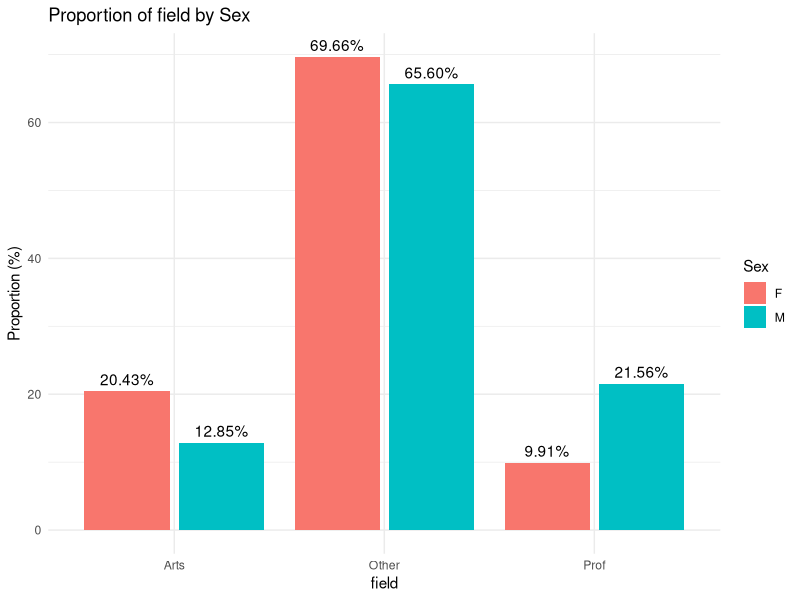
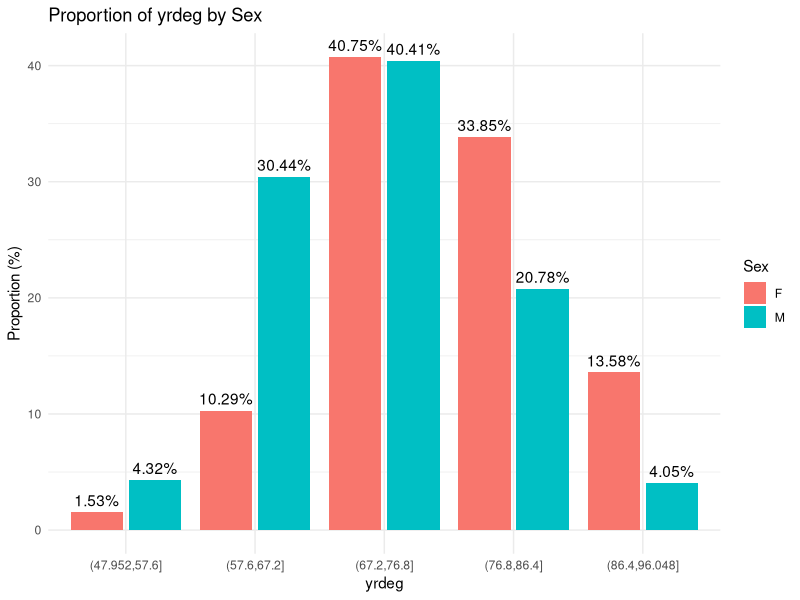
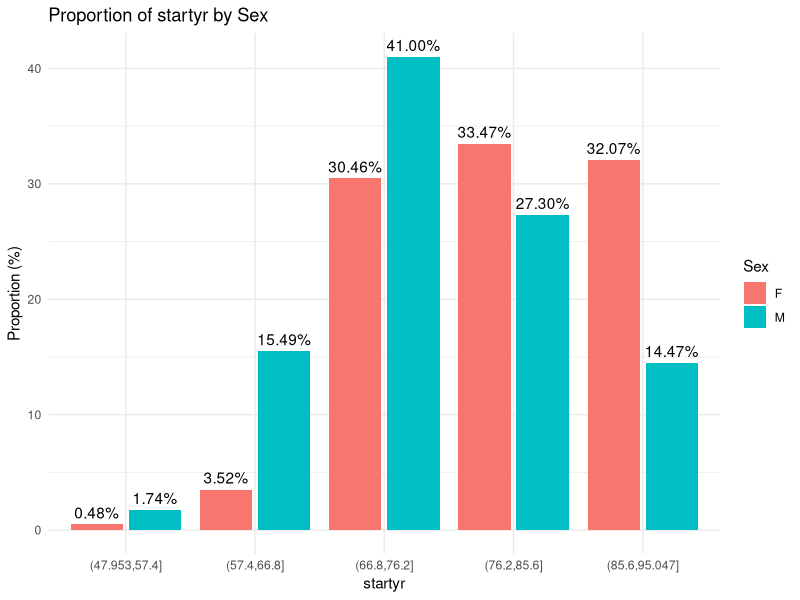
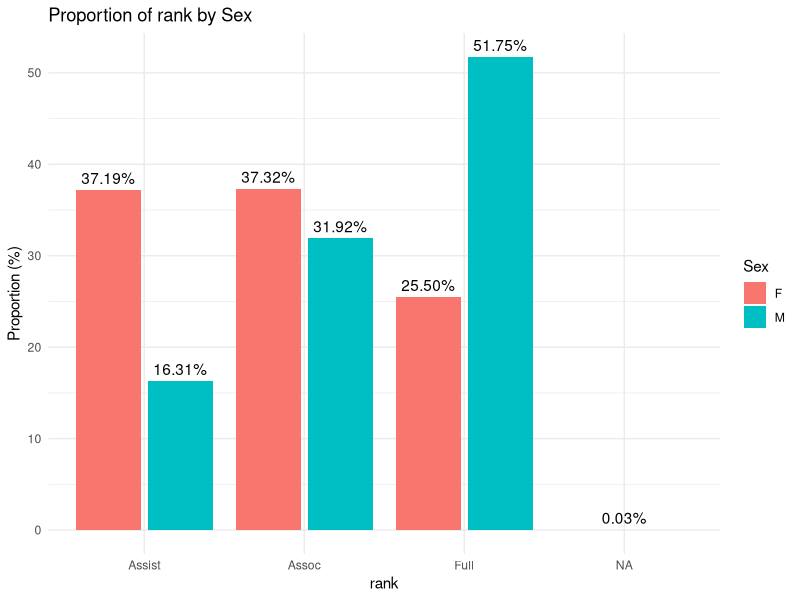
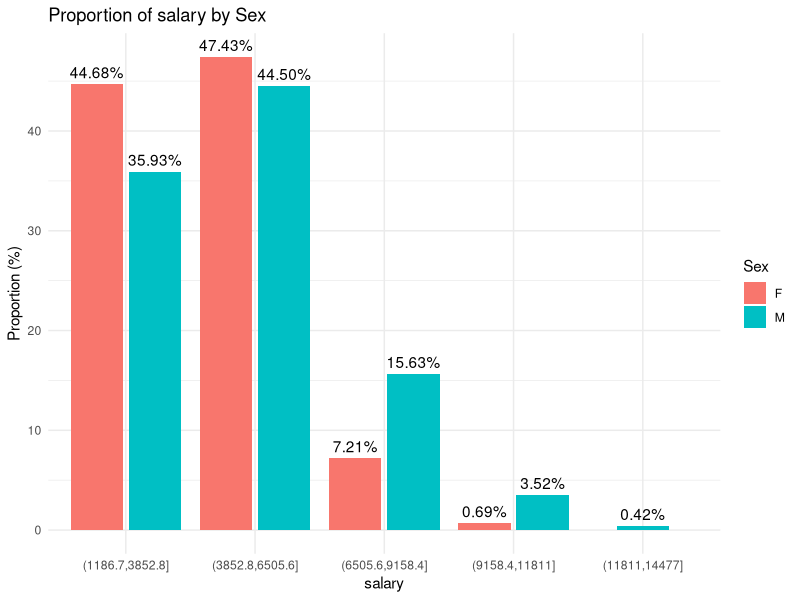

The R script that drew these images, in order: (Note: this script raises an error after producing the figures.)
## ---- chunk 1
df <- read.csv("../salary_csv.txt", header=TRUE, stringsAsFactors=FALSE)
head(df)
## ---- chunk 2
library(ggplot2)
library(dplyr)

# Count total number of M and F in the dataset
total_sex <- df %>% count(sex)

for (stat in c("field", "yrdeg", "startyr", "rank", "salary")) {
  if (stat %in% c("yrdeg", "startyr", "salary")) {

    df <- df %>%
      mutate(binned = cut(!!sym(stat), breaks = 5, dig.lab = 5))
    df %>%
      count(binned, sex) %>%
      left_join(total_sex, by = "sex", suffix = c("", "_total")) %>%
      mutate(prop = n / n_total * 100) %>%
      ggplot(aes(x = binned, y = prop, fill = sex)) +
      geom_bar(stat = "identity", position = position_dodge2(preserve = "single")) +
      geom_text(aes(label = sprintf("%.2f%%", prop)), position = position_dodge2(width = 0.9, preserve = "single"), vjust = -0.5) +
      labs(x = stat, y = "Proportion (%)", fill = "Sex") +
      theme_minimal() +
      ggtitle(paste("Proportion of", stat, "by Sex")) -> p
    print(p)
  } else {

    df %>%
      count(!!sym(stat), sex) %>%
      left_join(total_sex, by = "sex", suffix = c("", "_total")) %>%
      mutate(prop = n / n_total * 100) %>%
      ggplot(aes(x = !!sym(stat), y = prop, fill = sex)) +
      geom_bar(stat = "identity", position = position_dodge2(preserve = "single")) +
      geom_text(aes(label = sprintf("%.2f%%", prop)), position = position_dodge2(width = 0.9, preserve = "single"), vjust = -0.5) +
      labs(x = stat, y = "Proportion (%)", fill = "Sex") +
      theme_minimal() +
      ggtitle(paste("Proportion of", stat, "by Sex")) -> p
    print(p)
  }
}
## ---- chunk 3
salary_male <- data_cleaned %>% filter(sex == "M" & year == 95) %>% pull(salary)
salary_female <- data_cleaned %>% filter(sex == "F"& year == 95) %>% pull(salary)
highest_degree_yr_male <- data_cleaned %>% filter(sex == "M") %>% pull(yrdeg)
highest_degree_yr_female <- data_cleaned %>% filter(sex == "F") %>% pull(yrdeg)
start_yr_male <- data_cleaned %>% filter(sex == "M") %>% pull(startyr)
start_yr_female <- data_cleaned %>% filter(sex == "F") %>% pull(startyr)

hist(highest_degree_yr_male, 
     main="Year Highest Degree Attained Distribution - Male", 
     xlab="Year Highest Degree Attained", 
     col="blue", 
     border="black")

hist(highest_degree_yr_female, 
     main="Year Highest Degree Attained Distribution- Female", 
     xlab="Year Highest Degree Attained", 
     col="red", 
     border="black")

hist(start_yr_male, 
     main="Start Year Distribution - Male", 
     xlab="Start Year", 
     col="blue", 
     border="black")

hist(start_yr_female, 
     main="Start Year Distribution - Female", 
     xlab="Start Year", 
     col="red", 
     border="black")

hist(salary_male, 
     main="Salary Distribution (1995) - Male", 
     xlab="Salary", 
     col="blue", 
     border="black")

hist(salary_female, 
     main="Salary Distribution (1995) - Female", 
     xlab="Salary", 
     col="red", 
     border="black")

hist(salary_male, 
     main="Salary Distribution (1995) - Male", 
     xlab="Salary", 
     col="blue", 
     border="black")
 
hist(salary_female, 
     main="Salary Distribution (1995) - Female", 
     xlab="Salary", 
     col="red", 
     border="black")
## ---- chunk 4
#Code block to comment out potential revisions on summary:
#For the categorical variables, our team focused on finding frequency counts and proportions. To reflect those statistics, we often used bar charts. 
#For the numerical variables, we looked at mean, median and mode to find the central tendency when comparing men to women. To analyze the dispersion of the data, we looked at the range, variance, standard deviation, and skew. To demonstrate the distribution of these numerical values, we looked at stacked histograms and then separated histograms filtered just on men and women.
